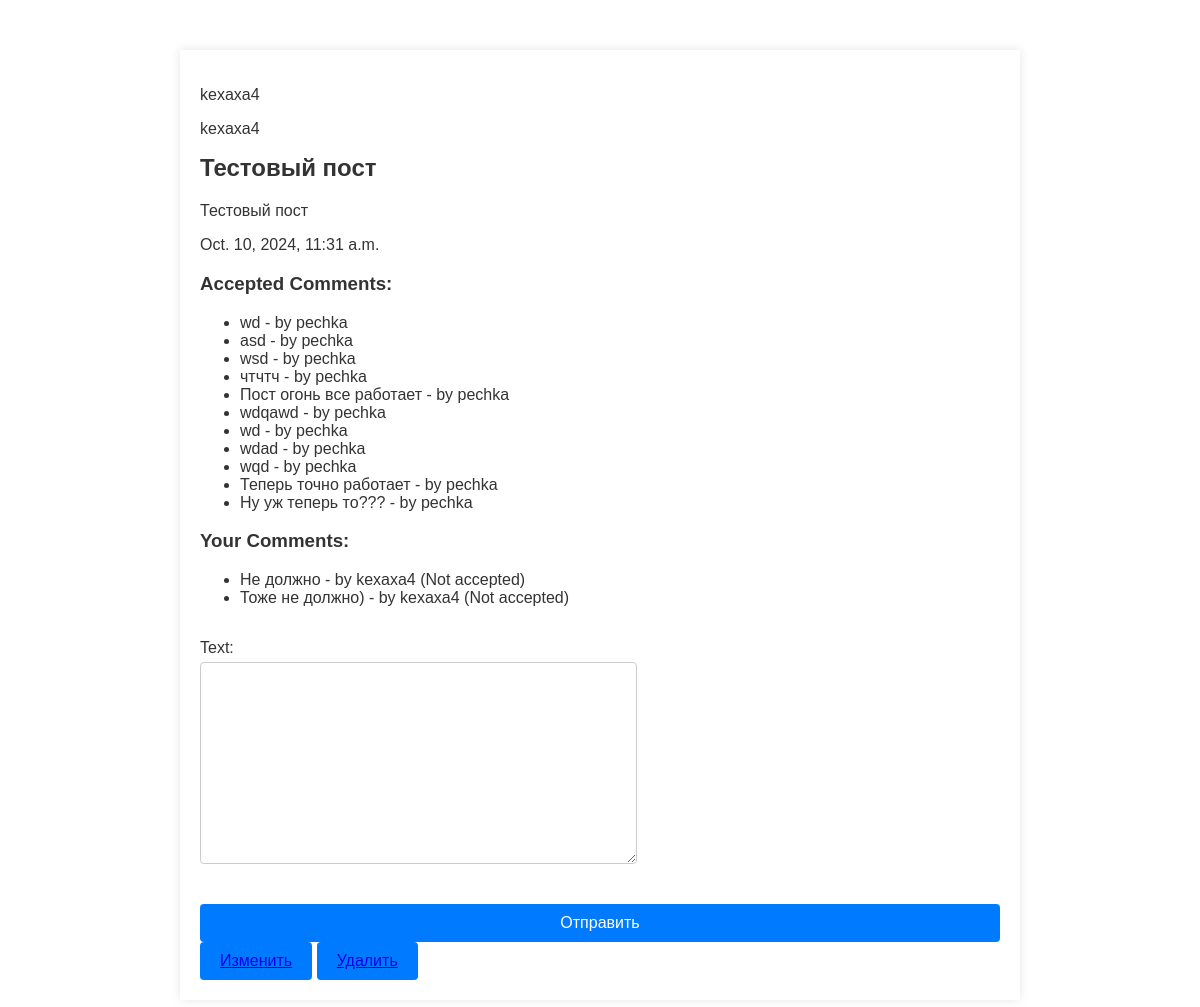
Screenshot of /1 (signed in) with the database file from the repository.
### bulletin_board/models.py (models this page shows, shortened)
class Post(models.Model):
    author = models.ForeignKey(Author, on_delete=models.CASCADE, related_name='posts')
    title = models.CharField(max_length=255)
    text = RichTextField()
    time_in = models.DateTimeField(auto_now_add=True)
    category = models.ManyToManyField(Category, through='PostCategory')

class Author(models.Model):
    user = models.OneToOneField(User, on_delete=models.CASCADE)

class Comment(models.Model):
    text = models.TextField()
    author = models.ForeignKey(Author, on_delete=models.CASCADE, related_name='comments')
    post = models.ForeignKey(Post, on_delete=models.CASCADE, related_name='comments')
    created_by = models.ForeignKey(User, on_delete=models.CASCADE, null=True, blank=True)
    accept = models.BooleanField(default=False)

### bulletin_board/views.py (the view, shortened to what this page needs)
# urls.py: path('<int:pk>',PostDetail.as_view(), name='post'),
class PostDetail(LoginRequiredMixin, FormMixin, DetailView):
    model = Post
    template_name = 'post.html'
    context_object_name = 'post'
    form_class = CommentForm
    def get_context_data(self, **kwargs):
        context = super().get_context_data(**kwargs)
        post = context['post']
        user = self.request.user
        context['category'] = self.object.category.all()
        context['form'] = self.get_form()
        context['author'] = self.object.author
        context['form'] = self.get_form()
        comments = Comment.objects.filter(post=post)
        accepted_comments = comments.filter(accept=True)
        unaccepted_comments = comments.filter(accept=False)
        context['accepted_comments'] = accepted_comments
        context['unaccepted_comments'] = unaccepted_comments
        if user.is_authenticated:
            user_comments = comments.filter(created_by=user)
            context['user_comments'] = user_comments
        return context
    def post(self, request, *args, **kwargs):
        self.object = self.get_object()
        form = self.get_form()
        if form.is_valid():
            return self.form_valid(form)
        else:
            return self.form_invalid(form)

### bulletin_board/forms.py
class CommentForm(forms.ModelForm):
    class Meta:
        model = Comment
        fields = [
            'text',
        ]

### templates/post.html (shortened to what this page needs)
{% extends 'flatpages/default.html' %}
{% load custom_tags %}
{% block content %}
<p>{{ post.author.user }}</p>
<p>{{ user }}</p>
<h1>{{ post.title }}</h1>
<p>{{ post.text|safe }}</p>
<p>{{ post.time_in}}</p>
<h3>Accepted Comments:</h3>
<ul>
    {% for comment in accepted_comments %}
        <li>{{ comment.text }} - by {{ comment.created_by.username }}</li>
    {% endfor %}
</ul>
{% if user.is_authenticated %}
    <h3>Your Comments:</h3>
    <ul>
        {% for comment in user_comments %}
            <li>
                {{ comment.text }} - by {{ comment.created_by.username }}
                {% if not comment.accept %}
                    (Not accepted)
                {% endif %}
            </li>
        {% endfor %}
    </ul>
{% endif %}
        <form action="" method="post">
            {{ form.as_p }}
            <button type="submit">Отправить</button>
        </form>
{% if user == post.author.user %}
<button><a href="{% url 'post_update' post.id %}">Изменить</a></button>
<button><a href="{% url 'post_delete' post.id %}">Удалить</a></button>
{% endif %}
{% endblock content %}

### templates/flatpages/default.html (style rules this page uses)
body { font-family: Arial, sans-serif; background-color: #f4f4f4; color: #333; margin: 0; padding: 0; }
.container { max-width: 800px; margin: 50px auto; padding: 20px; background-color: #fff; box-shadow: 0 0 10px rgba(0, 0, 0, 0.1); }
h1 { font-size: 24px; margin-bottom: 20px; }
form { display: flex; flex-direction: column; }
label { font-size: 16px; margin-bottom: 5px; display: block; }
input, textarea { padding: 10px; margin-bottom: 20px; font-size: 16px; border: 1px solid #ccc; border-radius: 4px; }
button { padding: 10px 20px; font-size: 16px; background-color: #007bff; color: #fff; border: none; border-radius: 4px; cursor: pointer; }

### rows the page displays
Post: author.user "kexaxa4", title "Тестовый пост", text "Тестовый пост", time_in "Oct. 10, 2024, 11:31 a.m."
Comment: text "wd", created_by.username "pechka"
Comment: text "asd", created_by.username "pechka"
Comment: text "wsd", created_by.username "pechka"
Comment: text "чтчтч", created_by.username "pechka"
Comment: text "Пост огонь все работает", created_by.username "pechka"
Comment: text "wdqawd", created_by.username "pechka"
Comment: text "wd", created_by.username "pechka"
Comment: text "wdad", created_by.username "pechka"
Comment: text "wqd", created_by.username "pechka"
Comment: text "Теперь точно работает", created_by.username "pechka"
Comment: text "Ну уж теперь то???", created_by.username "pechka"
Comment: text "Не должно", created_by.username "kexaxa4", accept "(Not accepted)"
Comment: text "Тоже не должно)", created_by.username "kexaxa4", accept "(Not accepted)"

### other values shown
{{ user }} "kexaxa4"
